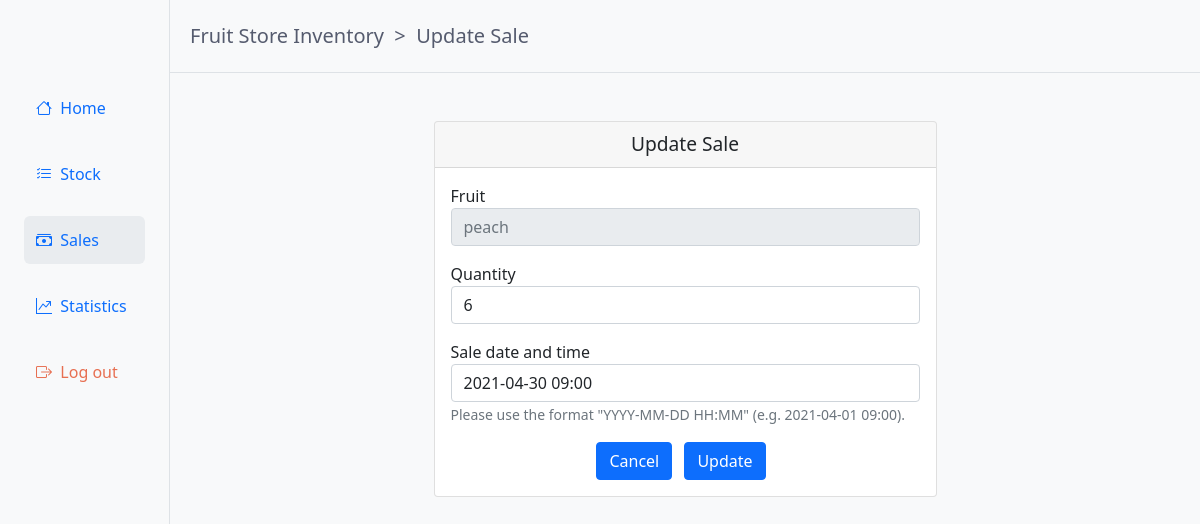
/sales/233/update/ (signed in), run on the app's committed database.
### sales/models.py (models this page shows, shortened)
class Sale(models.Model):
    fruit = models.ForeignKey(
        Fruit,
        related_name="sales",
        on_delete=models.SET_NULL,
        null=True,
    )
    fruit_name = models.CharField(max_length=100)
    quantity = models.PositiveIntegerField(
        default=0,
        validators=[MinValueValidator(0), MaxValueValidator(999999999999)],
    )
    fruit_price_when_sold = models.PositiveIntegerField(blank=True, null=True)
    proceeds = models.PositiveIntegerField(blank=True, null=True)
    sold_on = models.DateTimeField(validators=[reject_future_date_time])
    class Meta:
        verbose_name = "sale"
        verbose_name_plural = "sales"

### sales/views.py (the view)
# urls.py: path("<int:pk>/update/", sale_update, name="sale_update"),
@login_required
def sale_update(request, pk):
    sale = get_object_or_404(Sale, pk=pk)
    if request.method == "POST":
        form = SaleUpdateForm(request.POST, instance=sale)
        if form.is_valid():
            sale = form.save(commit=False)
            sale.calculate_proceeds()
            sale.save()
            return redirect("sale_list")
    else:
        form = SaleUpdateForm(instance=sale)
    return render(
        request, "sales/sale_update.html", {"form": form, "sale": sale}
    )

### sales/forms.py
class SaleUpdateForm(forms.ModelForm):
    quantity = forms.CharField(
        label="Quantity",
        error_messages={
            "required": "Required.",
            "invalid": "Please use digits.",
            "max_value": "Please enter a number between 0 and 999999999999.",
            "min_value": "Please enter a number between 0 and 999999999999.",
        },
    )
    sold_on = forms.DateTimeField(
        label="Sale date and time",
        error_messages={
            "required": "Required.",
            "invalid": "Please enter a valid date and time.",
        },
        help_text='Please use the format "YYYY-MM-DD HH:MM" (e.g. 2021-04-01 09:00).',
        input_formats=["%Y-%m-%d %H:%i"],
        widget=forms.DateTimeInput(format="%Y-%m-%d %H:%M"),
    )
    class Meta:
        model = Sale
        fields = (
            "quantity",
            "sold_on",
        )

### templates/sales/sale_update.html (shortened to what this page needs)
{% extends 'base.html' %}
{% load crispy_forms_tags %}
{% block page-trail %}&nbsp;&nbsp;>&nbsp;&nbsp;Update Sale{% endblock page-trail %}
{% block content %}
    <div class="row justify-content-center mt-5">
        <div class="col-6">
            <div class="card">
                <div class="card-header">
                    Update Sale
                </div>
                <div class="card-body">
                    <form method="POST" novalidate>
                        <div class="mb-3">
                            Fruit
                            <input class="form-control" type="text" placeholder="{{ sale.fruit_name }}" readonly>
                        </div>
                        <div class="mb-3">
                            {{ form.quantity|as_crispy_field }}
                        </div>
                        <div class="mb-3">
                            {{ form.sold_on|as_crispy_field }}
                        </div>
                        <div class="text-center mt-3">
                            <a href="{% url 'sale_list' %}"  class="btn btn-primary" role="button">Cancel</a>
                            <button type="submit" class="btn btn-primary mx-2">Update</button>
                        </div>
                    </form>
                </div>
            </div>
        </div>
    </div>
{% endblock %}

### static/css/base.css (style rules this page uses)
body { background-color: #f8f9fa; min-width: 700px; }
body, h5, h6, th, a { font-weight: 300; }
a:link { text-decoration: none; }
h5, h6, p, li, a, th, td { color: #555b6e; }
.card-header { font-size: 1.2em; text-align: center; }

### data on the page
Sale: fruit_name "peach", quantity "6", sold_on "2021-04-30 09:00"
